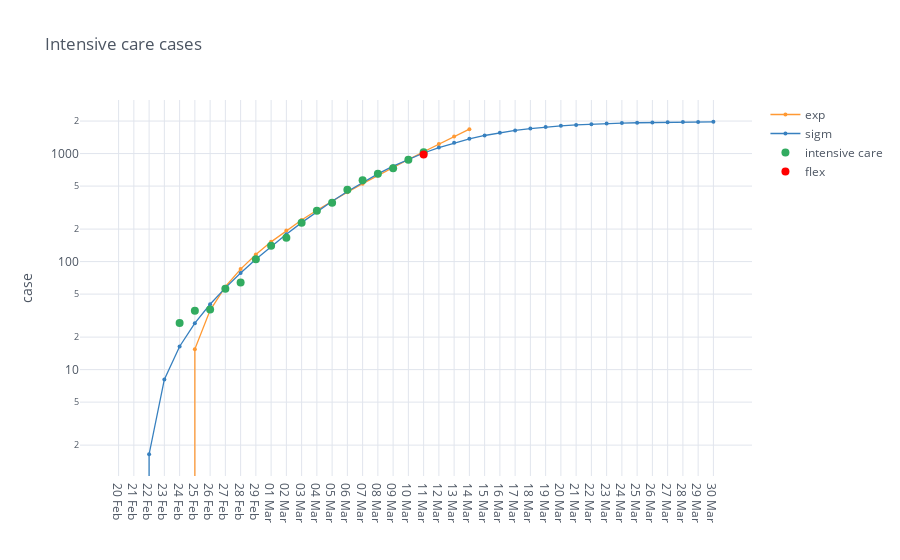

The code cell stored with this chart in its notebook:
### Code cell
fig = df_final[['exp', 'sigm', 'intensive care']].iplot(theme="white", title="Intensive care cases", size=4, yTitle='case', mode='lines+markers', asFigure=True)
fig.data[2].mode='markers'
fig.data[2].marker.size = 8
fig.add_trace(go.Scatter(x=[dt.day_of_year_to_string(round(flex[0]))], y=[flex[1]], name='flex', mode="markers"))
fig.data[3].marker.size = 8
fig.data[3].marker.color = 'rgba(255, 0, 0, 125)'
fig.update_layout(yaxis_type="log")
fig.show()

### Figure 1 — Plotly figure (JSON) as saved in the notebook; plotly's stock layout.template omitted (floating-point values rounded to 4 significant figures)
{"data": [{"line": {"color": "rgba(255, 153, 51, 1.0)", "dash": "solid", "shape": "linear", "width": 1.3}, "marker": {"size": 4, "symbol": "circle"}, "mode": "lines+markers", "name": "exp", "text": "", "type": "scatter", "x": ["20 Feb", "21 Feb", "22 Feb", "23 Feb", "24 Feb", "25 Feb", "26 Feb", "27 Feb", "28 Feb", "29 Feb", "01 Mar", "02 Mar", "03 Mar", "04 Mar", "05 Mar", "06 Mar", "07 Mar", "08 Mar", "09 Mar", "10 Mar", "11 Mar", "12 Mar", "13 Mar", "14 Mar", "15 Mar", "16 Mar", "17 Mar", "18 Mar", "19 Mar", "20 Mar", "21 Mar", "22 Mar", "23 Mar", "24 Mar", "25 Mar", "26 Mar", "27 Mar", "28 Mar", "29 Mar", "30 Mar"], "y": [-49.82, -40.32, -29.29, -16.52, -1.702, 15.48, 35.39, 58.49, 85.26, 116.3, 152.3, 194.0, 242.4, 298.6, 363.6, 439.0, 526.5, 627.9, 745.5, 881.9, 1040.0, 1223.0, 1436.0, 1682.0, "", "", "", "", "", "", "", "", "", "", "", "", "", "", "", ""]}, {"line": {"color": "rgba(55, 128, 191, 1.0)", "dash": "solid", "shape": "linear", "width": 1.3}, "marker": {"size": 4, "symbol": "circle"}, "mode": "lines+markers", "name": "sigm", "text": "", "type": "scatter", "x": ["20 Feb", "21 Feb", "22 Feb", "23 Feb", "24 Feb", "25 Feb", "26 Feb", "27 Feb", "28 Feb", "29 Feb", "01 Mar", "02 Mar", "03 Mar", "04 Mar", "05 Mar", "06 Mar", "07 Mar", "08 Mar", "09 Mar", "10 Mar", "11 Mar", "12 Mar", "13 Mar", "14 Mar", "15 Mar", "16 Mar", "17 Mar", "18 Mar", "19 Mar", "20 Mar", "21 Mar", "22 Mar", "23 Mar", "24 Mar", "25 Mar", "26 Mar", "27 Mar", "28 Mar", "29 Mar", "30 Mar"], "y": [-7.379, -3.418, 1.648, 8.122, 16.38, 26.89, 40.24, 57.14, 78.42, 105.1, 138.3, 179.3, 229.4, 289.8, 361.6, 445.4, 541.2, 648.1, 764.3, 886.9, 1012.0, 1137.0, 1257.0, 1369.0, 1470.0, 1560.0, 1638.0, 1704.0, 1759.0, 1805.0, 1842.0, 1872.0, 1896.0, 1915.0, 1930.0, 1942.0, 1951.0, 1958.0, 1964.0, 1968.0]}, {"line": {"color": "rgba(50, 171, 96, 1.0)", "dash": "solid", "shape": "linear", "width": 1.3}, "marker": {"size": 8, "symbol": "circle"}, "mode": "markers", "name": "intensive care", "text": "", "type": "scatter", "x": ["20 Feb", "21 Feb", "22 Feb", "23 Feb", "24 Feb", "25 Feb", "26 Feb", "27 Feb", "28 Feb", "29 Feb", "01 Mar", "02 Mar", "03 Mar", "04 Mar", "05 Mar", "06 Mar", "07 Mar", "08 Mar", "09 Mar", "10 Mar", "11 Mar", "12 Mar", "13 Mar", "14 Mar", "15 Mar", "16 Mar", "17 Mar", "18 Mar", "19 Mar", "20 Mar", "21 Mar", "22 Mar", "23 Mar", "24 Mar", "25 Mar", "26 Mar", "27 Mar", "28 Mar", "29 Mar", "30 Mar"], "y": ["", "", "", "", 27.0, 35.0, 36.0, 56.0, 64.0, 105.0, 140.0, 166.0, 229.0, 295.0, 351.0, 462.0, 567.0, 650.0, 733.0, 877.0, 1028.0, "", "", "", "", "", "", "", "", "", "", "", "", "", "", "", "", "", "", ""]}, {"marker": {"color": "rgba(255, 0, 0, 125)", "size": 8}, "mode": "markers", "name": "flex", "type": "scatter", "x": ["11 Mar"], "y": [981.5]}], "layout": {"legend": {"bgcolor": "#FFFFFF", "font": {"color": "#4D5663"}}, "paper_bgcolor": "#FFFFFF", "plot_bgcolor": "#FFFFFF", "title": {"font": {"color": "#4D5663"}, "text": "Intensive care cases"}, "xaxis": {"gridcolor": "#E1E5ED", "showgrid": true, "tickfont": {"color": "#4D5663"}, "title": {"font": {"color": "#4D5663"}, "text": ""}, "zerolinecolor": "#E1E5ED"}, "yaxis": {"gridcolor": "#E1E5ED", "showgrid": true, "tickfont": {"color": "#4D5663"}, "title": {"font": {"color": "#4D5663"}, "text": "case"}, "type": "log", "zerolinecolor": "#E1E5ED"}}}
